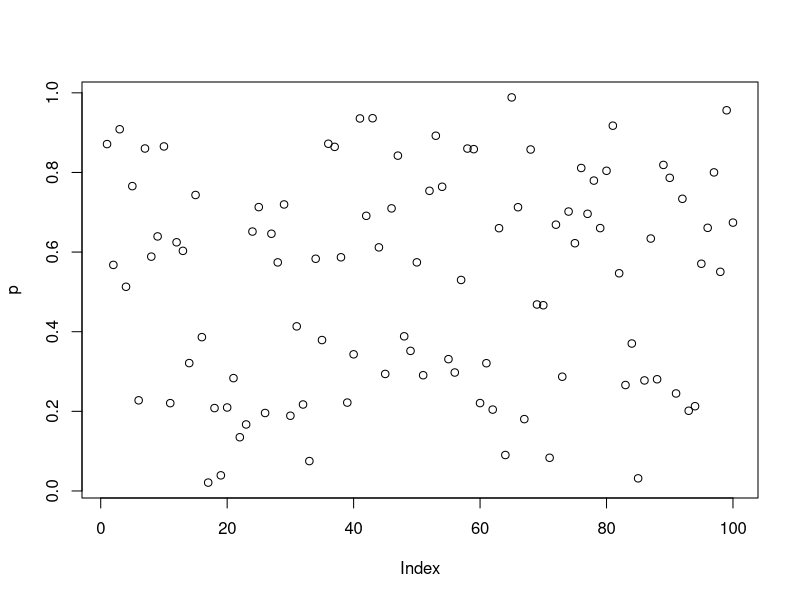

Reproduce this figure in R.
## ---- chunk 1
library(purrr)

# mapping by position -----------------------

x <- list(1, list(2, 3, list(1, 2)))

map(x, 1)
as_mapper(1)

map(x, list(2, 1))
as_mapper(list(2, 1))

# mapping by name -----------------------

y <- list(
  list(m = "a", list(1, m = "mo")),
  list(n = "b", list(2, n = "no"))
)

map(y, "m")
as_mapper("m")

# mixing position and name
map(y, list(2, "m"))
as_mapper(list(2, "m"))

# compact functions ----------------------------

map(y, ~ length(.x))
as_mapper(~ length(.x))
## ---- chunk 2
pluck(Titanic, attr_getter("class"))
## ---- chunk 3
library(purrr)

map(1:3, ~ runif(2))
as_mapper(~ runif(2))

map(1:3, runif(2))
as_mapper(runif(2))
## ---- chunk 4
map_dbl(mtcars, sd)
## ---- chunk 5
keep(iris, is.numeric) %>%
  map_dbl(sd)
## ---- chunk 6
modify_if(dplyr::starwars, is.character, as.factor) %>%
  keep(is.factor) %>%
  map_int(~ length(levels(.)))
## ---- chunk 7
trials <- map(1:100, ~ t.test(rpois(10, 10), rpois(7, 10)))

p <- map_dbl(trials, "p.value")

plot(p)
## ---- chunk 8
x <- list(
  list(1, c(3, 9)),
  list(c(3, 6), 7, c(4, 7, 6))
)

triple <- function(x) x * 3
map(x, .f = ~ map(., ~ triple(.)))
## ---- chunk 9
formulas <- list(
  mpg ~ disp,
  mpg ~ I(1 / disp),
  mpg ~ disp + wt,
  mpg ~ I(1 / disp) + wt
)

map(formulas, ~ lm(formula = ., data = mtcars))
## ---- chunk 10
bootstrap <- function(df) {
  df[sample(nrow(df), replace = TRUE), , drop = FALSE]
}

bootstraps <- map(1:10, ~ bootstrap(mtcars))

map_dbl(
  bootstraps,
  ~ summary(lm(formula = mpg ~ disp, data = .))$r.squared
)
## ---- chunk 11
head(modify(mtcars, 1))
